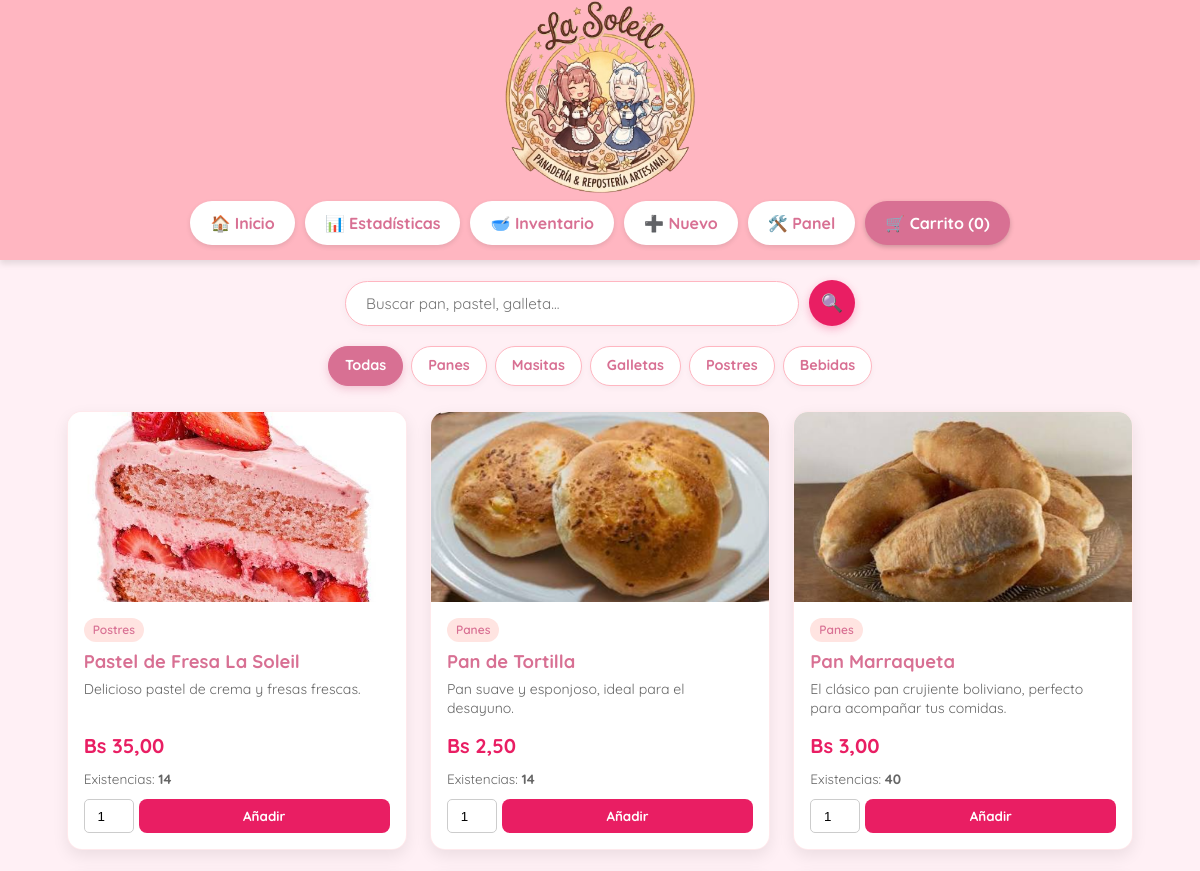
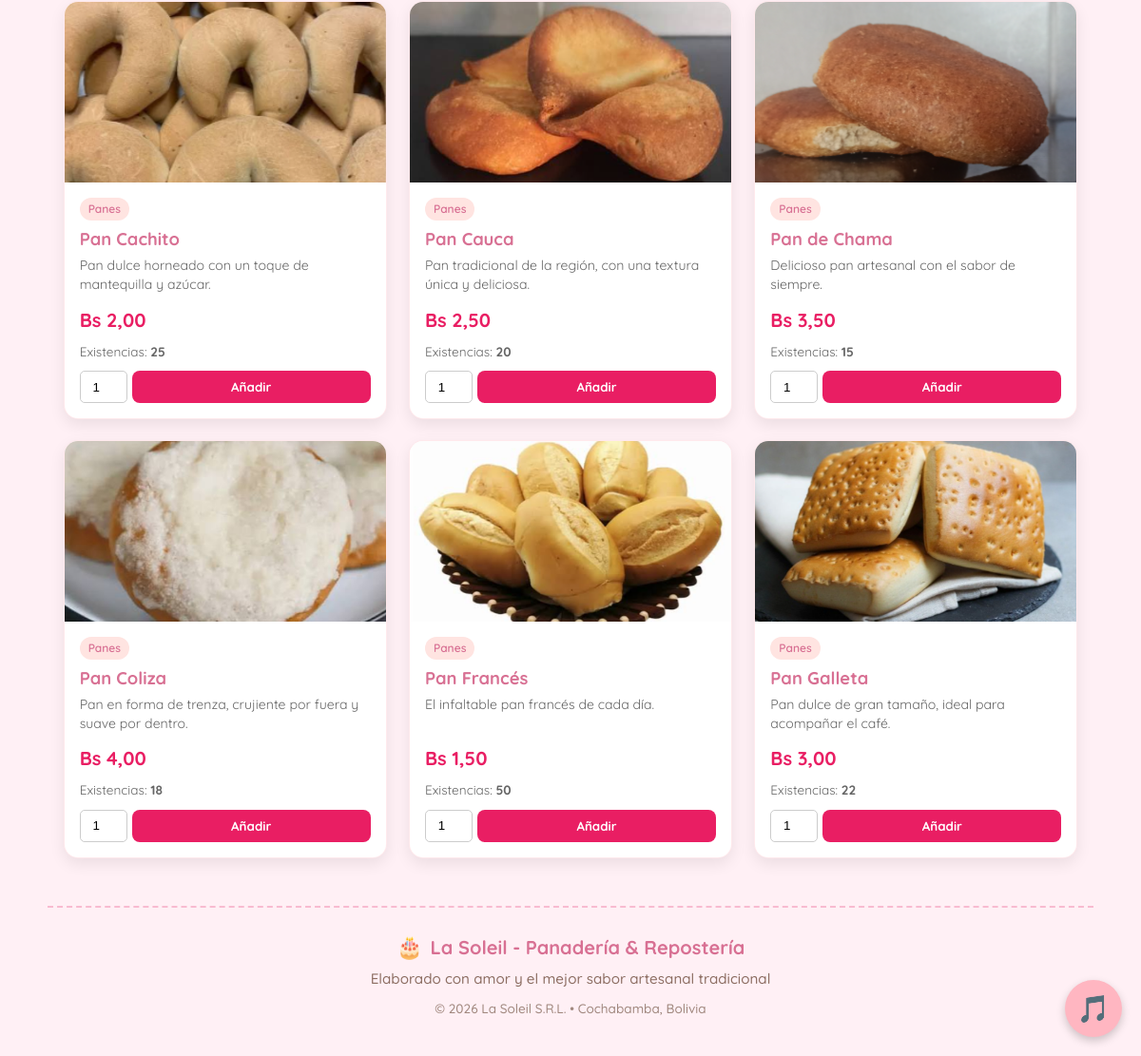
The page / on the database its author committed (2 pictures, top to bottom).
### tables this page shows
CREATE TABLE `productos` (
  `id` int NOT NULL AUTO_INCREMENT,
  `nombre` varchar(100) NOT NULL,
  `descripcion` text,
  `precio` decimal(10,2) NOT NULL,
  `categoria` varchar(50) NOT NULL,
  `stock` int NOT NULL DEFAULT '0',
  `imagen` varchar(255) DEFAULT 'default.jpg',
  PRIMARY KEY (`id`)
);

### index.php (the view, shortened to what this page needs)
<?php
require 'includes/conexion.php';
$categoria_actual = $_GET['cat'] ?? 'Todas';
$busqueda = $_GET['buscar'] ?? '';
$sql = "SELECT * FROM productos WHERE 1=1";
$resultado = $conn->query($sql);
require 'includes/header.php';
?>
<div class="search-container">
    <form method="GET" action="index.php" class="search-form">
        <input type="text" name="buscar" value="<?php echo htmlspecialchars($busqueda); ?>" placeholder="Buscar pan, pastel, galleta..." class="search-input">
        <button type="submit" class="search-btn">🔍</button>
    </form>
</div>
<div class="filtros">
    <?php
    $cats = ['Todas', 'Panes', 'Masitas', 'Galletas', 'Postres', 'Bebidas'];
    foreach($cats as $c) {
        $active = ($categoria_actual == $c) ? 'active' : '';
        echo "<a href='index.php?cat=$c&buscar=$busqueda' class='$active'>$c</a>";
    }
    ?>
</div>
<div class="grid">
    <?php if ($resultado->num_rows > 0): ?>
        <?php while($p = $resultado->fetch_assoc()):
            $en_carrito = isset($_SESSION['carrito'][$p['id']]) ? $_SESSION['carrito'][$p['id']]['cantidad'] : 0;
            $stock_disponible = $p['stock'] - $en_carrito;
        ?>
            <div class="card">
                <img src="assets/img/<?php echo htmlspecialchars($p['imagen']); ?>" onerror="this.src='assets/img/default.jpg'">
                <div class="card-content">
                    <span class="categoria-tag"><?php echo htmlspecialchars($p['categoria']); ?></span>
                    <h3><?php echo htmlspecialchars($p['nombre']); ?></h3>
                    <p><?php echo htmlspecialchars($p['descripcion']); ?></p>
                    <div class="precio">Bs <?php echo number_format($p['precio'], 2, ',', '.'); ?></div>
                    <div style="font-size: 0.85em; color: #666; margin-bottom: 10px;">
                        Existencias: <strong><?php echo $stock_disponible; ?></strong>
                    </div>
                    <?php if ($stock_disponible > 0): ?>
                        <form method="POST" action="index.php" style="display: flex; gap: 5px; margin-top: auto;">
                            <input type="number" name="cantidad" value="1" min="1" max="<?php echo $stock_disponible; ?>" style="width: 50px; padding: 5px; border-radius: 5px; border: 1px solid #ccc; text-align: center;">
                            <button type="submit" name="agregar_carrito" class="btn-add" style="flex-grow: 1; border: none; cursor: pointer;">Añadir</button>
                        </form>
                    <?php else: ?>
                        <button class="btn-add" style="background: #ccc; cursor: not-allowed;" disabled>Agotado</button>
                    <?php endif; ?>
                </div>
            </div>
        <?php endwhile; ?>
    <?php else: ?>
        <p style="grid-column: 1 / -1; text-align: center;">No se encontraron productos con esos filtros.</p>
    <?php endif; ?>
</div>
<?php require 'includes/footer.php'; ?>

### includes/header.php (shortened to what this page needs)
<?php
$total_items = 0;
?>
<!DOCTYPE html>
<html lang="es">
<head>
    <link rel="stylesheet" href="assets/css/styles.css?v=20261121">
</head>
<body>
<div class="reproductor-container">
    <button id="btnMusica" class="btn-flotante" onclick="togglePanel()">
    </button>
</div>
<header style="background-color: #ffb6c1 !important; background: #ffb6c1 !important; padding: 15px 20px; position: relative; display: flex; justify-content: center; align-items: center; flex-wrap: wrap; gap: 20px; box-shadow: 0 4px 6px rgba(0,0,0,0.1); width: 100%;">
    <a href="index.php" style="text-decoration: none; display: inline-block;">
        <img src="assets/img/logo.png" alt="La Soleil" style="height: 220px; width: auto; transition: transform 0.3s; margin: -30px 0;" onmouseover="this.style.transform='scale(1.05)'" onmouseout="this.style.transform='scale(1)'">
    </a>
    <div style="display: flex; gap: 10px; align-items: center; flex-wrap: wrap; justify-content: center;">
        <a href="index.php" class="btn-header" style="background: white; color: var(--rosa-oscuro); padding: 10px 20px; border-radius: 30px; font-weight: bold; text-decoration: none; box-shadow: 0 2px 5px rgba(0,0,0,0.1); transition: 0.3s;">🏠 Inicio</a>
        <a href="estadisticas.php" class="btn-header" style="background: white; color: var(--rosa-oscuro); padding: 10px 20px; border-radius: 30px; font-weight: bold; text-decoration: none; box-shadow: 0 2px 5px rgba(0,0,0,0.1); transition: 0.3s;">📊 Estadísticas</a>
        <a href="inventario.php" class="btn-header" style="background: white; color: var(--rosa-oscuro); padding: 10px 20px; border-radius: 30px; font-weight: bold; text-decoration: none; box-shadow: 0 2px 5px rgba(0,0,0,0.1); transition: 0.3s;">🥣 Inventario</a>
        <a href="admin.php" class="btn-header" style="background: white; color: var(--rosa-oscuro); padding: 10px 20px; border-radius: 30px; font-weight: bold; text-decoration: none; box-shadow: 0 2px 5px rgba(0,0,0,0.1); transition: 0.3s;">➕ Nuevo</a>
        <a href="editar.php" class="btn-header" style="background: white; color: var(--rosa-oscuro); padding: 10px 20px; border-radius: 30px; font-weight: bold; text-decoration: none; box-shadow: 0 2px 5px rgba(0,0,0,0.1); transition: 0.3s;">🛠️ Panel</a>
        <a href="carrito.php" class="btn-header" style="background: var(--rosa-oscuro); color: white; padding: 10px 20px; border-radius: 30px; font-weight: bold; text-decoration: none; box-shadow: 0 2px 5px rgba(0,0,0,0.2); transition: 0.3s;">🛒 Carrito (<?php echo $total_items; ?>)</a>
    </div>
</header>
<div class="container">

### includes/footer.php
    </div>
    <footer class="site-footer">
        <div class="footer-separator"></div>
        <div class="footer-content">
            <div class="footer-brand">
                <span class="footer-icon">🎂</span> La Soleil - Panadería & Repostería
            </div>
            <p class="footer-tagline">
                Elaborado con amor y el mejor sabor artesanal tradicional
            </p>
            <p class="footer-copyright">
                © 2026 La Soleil S.R.L. • Cochabamba, Bolivia
            </p>
        </div>
    </footer>
</body>
</html>

### includes/header.php (style rules this page uses)
.reproductor-container { position: fixed; bottom: 20px; right: 20px; z-index: 1000; display: flex; flex-direction: column; align-items: flex-end; }
.btn-flotante { background: #ffb6c1; border: none; border-radius: 50%; width: 60px; height: 60px; font-size: 28px; cursor: pointer; box-shadow: 0 4px 10px rgba(0,0,0,0.2); transition: 0.3s; display: flex; justify-content: center; align-items: center; margin-top: 10px; }

### rows shown on the page
productos: imagen (picture), categoria "Postres", nombre "Pastel de Fresa La Soleil", descripcion "Delicioso pastel de crema y fresas frescas.", precio "35,00", stock "14"
productos: imagen (picture), categoria "Panes", nombre "Pan de Tortilla", descripcion "Pan suave y esponjoso, ideal para el desayuno.", precio "2,50", stock "14"
productos: imagen (picture), categoria "Panes", nombre "Pan Marraqueta", descripcion "El clásico pan crujiente boliviano, perfecto para acompañar tus comidas.", precio "3,00", stock "40"
productos: imagen (picture), categoria "Panes", nombre "Pan Cachito", descripcion "Pan dulce horneado con un toque de mantequilla y azúcar.", precio "2,00", stock "25"
productos: imagen (picture), categoria "Panes", nombre "Pan Cauca", descripcion "Pan tradicional de la región, con una textura única y deliciosa.", precio "2,50", stock "20"
productos: imagen (picture), categoria "Panes", nombre "Pan de Chama", descripcion "Delicioso pan artesanal con el sabor de siempre.", precio "3,50", stock "15"
productos: imagen (picture), categoria "Panes", nombre "Pan Coliza", descripcion "Pan en forma de trenza, crujiente por fuera y suave por dentro.", precio "4,00", stock "18"
productos: imagen (picture), categoria "Panes", nombre "Pan Francés", descripcion "El infaltable pan francés de cada día.", precio "1,50", stock "50"
productos: imagen (picture), categoria "Panes", nombre "Pan Galleta", descripcion "Pan dulce de gran tamaño, ideal para acompañar el café.", precio "3,00", stock "22"

### other values the page prints
$total_items "0"
$c "Todas"
$c "Panes"
$c "Masitas"
$c "Galletas"
$c "Postres"
$c "Bebidas"
